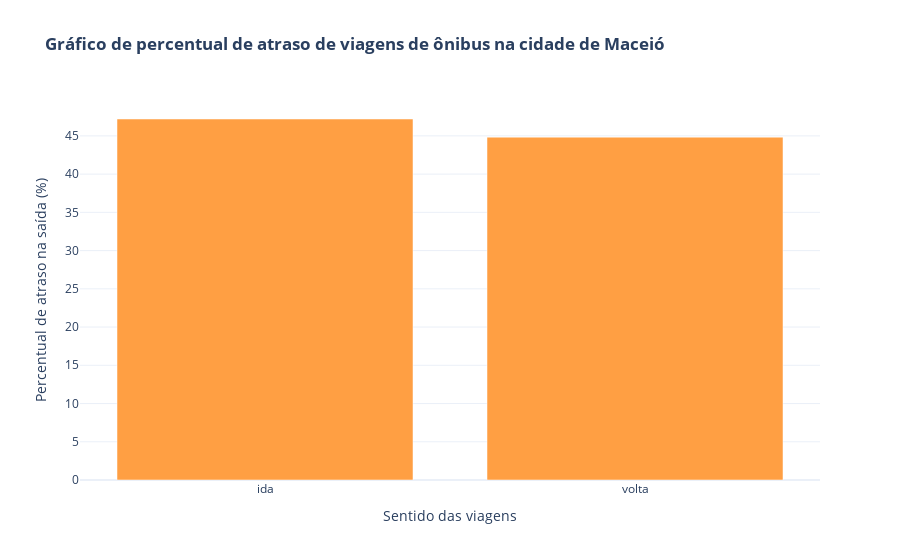

The code cell stored with this chart in its notebook:
### Code cell
grafico3 = grafico_atraso_sentido(df)
grafico3

### Figure 1 — Plotly figure (JSON) as saved in the notebook; plotly's stock layout.template omitted (floating-point values rounded to 4 significant figures)
{"data": [{"marker": {"color": "#ff9f43"}, "type": "bar", "x": ["ida", "volta"], "y": [47.21, 44.84]}], "layout": {"barmode": "stack", "title": {"text": "<b>Gráfico de percentual de atraso de viagens de ônibus na cidade de Maceió</b>"}, "xaxis": {"title": {"text": "Sentido das viagens"}}, "yaxis": {"title": {"text": "Percentual de atraso na saída (%)"}}}}
